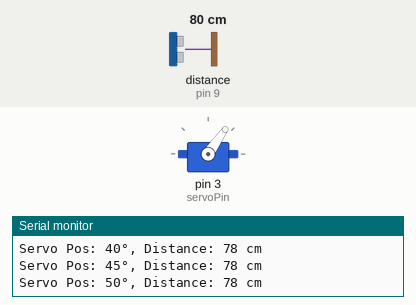
Recording of a sketch running on a simulated Arduino Uno, built with avr-gcc and run on an emulated ATmega328P. Parts: servo, the last lines printed to the serial monitor. Wiring (inferred from the names in the program): ultrasonic range finder: trigger pin 6; echo pin 9. Inputs (shaded band) come from the test bench; at power-on: distance to the obstacle (sensor on pin 9) 80 cm. The echo pulse lasts 58.3 µs per cm.

Above: at 1.7 s.
1.8 s: distance to the obstacle (sensor on pin 9) set to 120 cm
At 4.47 s:
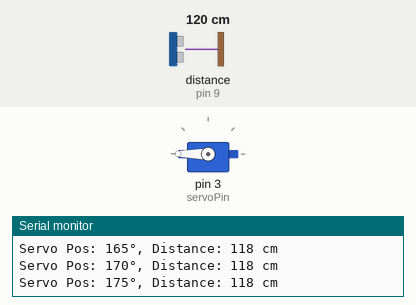
4.8 s: distance to the obstacle (sensor on pin 9) set to 250 cm
At 4.85 s:
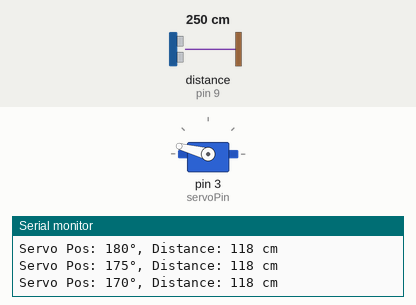
7.8 s: distance to the obstacle (sensor on pin 9) set to 2 cm
At 8.61 s:
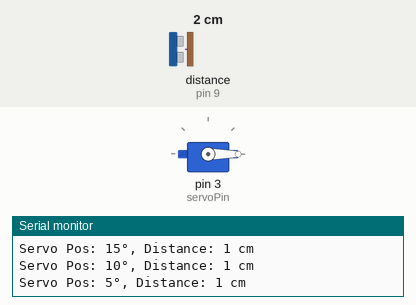
Timing chart, 0 to 16.8 s (numbered marks = the images above; inputs shaded):
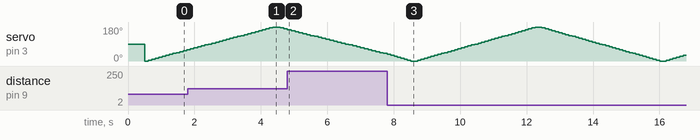

The sketch:

servo_ultrasonic_test.ino
```cpp
#include <Servo.h>

Servo myservo;

// Pin definitions
const int servoPin = 3;
const int trigPin  = 6;
const int echoPin  = 9;

void setup() {
  Serial.begin(115200);

  // Servo setup
  myservo.attach(servoPin);
  myservo.write(90);  // center position
  delay(500);

  // Ultrasonic sensor setup
  pinMode(trigPin, OUTPUT);
  pinMode(echoPin, INPUT);

  Serial.println("Test Started!");
}

long getDistance() {
  digitalWrite(trigPin, LOW);
  delayMicroseconds(2);

  digitalWrite(trigPin, HIGH);
  delayMicroseconds(10);
  digitalWrite(trigPin, LOW);

  long duration = pulseIn(echoPin, HIGH, 30000); // timeout 30ms
  long distance = duration * 0.034 / 2;

  return distance; // millimeters
}

void loop() {

  // Sweep 0 → 180 degrees
  for (int pos = 0; pos <= 180; pos += 5) {
    myservo.write(pos);
    delay(100);

    long dist = getDistance();
    Serial.print("Servo Pos: ");
    Serial.print(pos);
    Serial.print("°, Distance: ");
    Serial.print(dist);
    Serial.println(" cm");
  }

  // Sweep 180 → 0 degrees
  for (int pos = 180; pos >= 0; pos -= 5) {
    myservo.write(pos);
    delay(100);

    long dist = getDistance();
    Serial.print("Servo Pos: ");
    Serial.print(pos);
    Serial.print("°, Distance: ");
    Serial.print(dist);
    Serial.println(" cm");
  }
}
```
